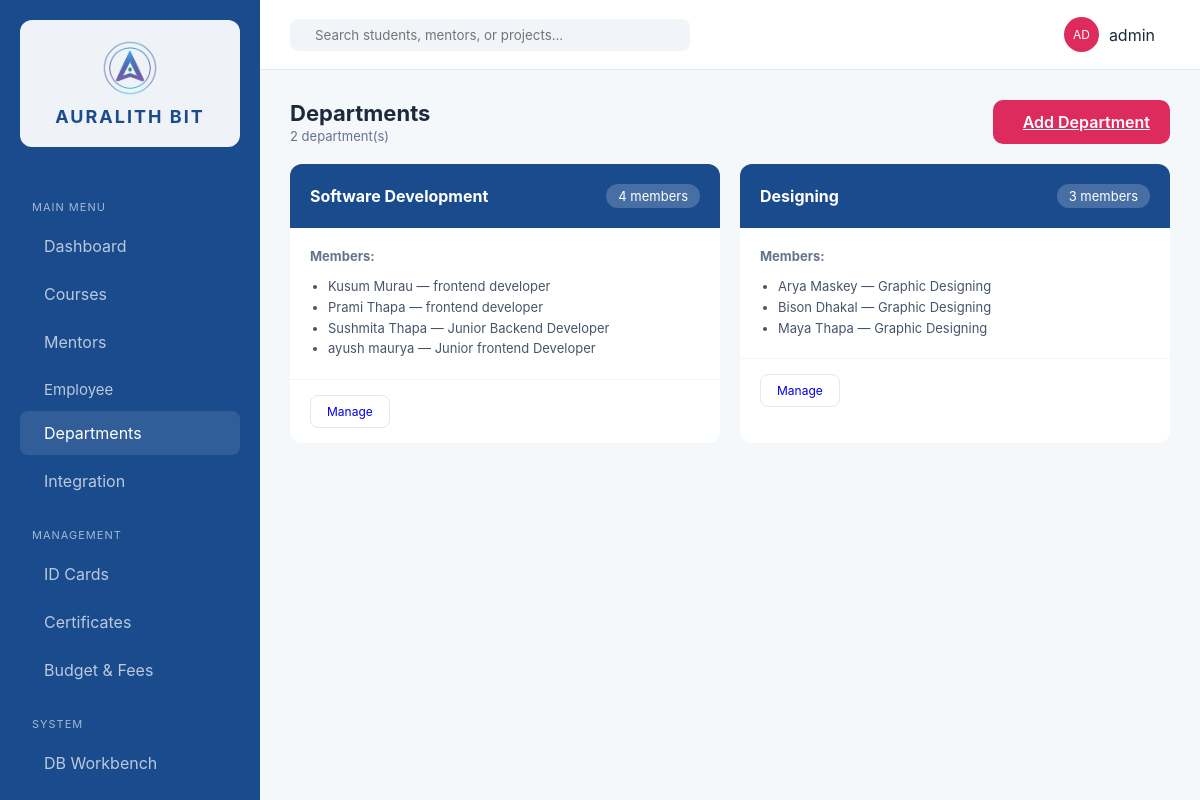
/departments/ (signed in), run on an earlier commit of the app's database.
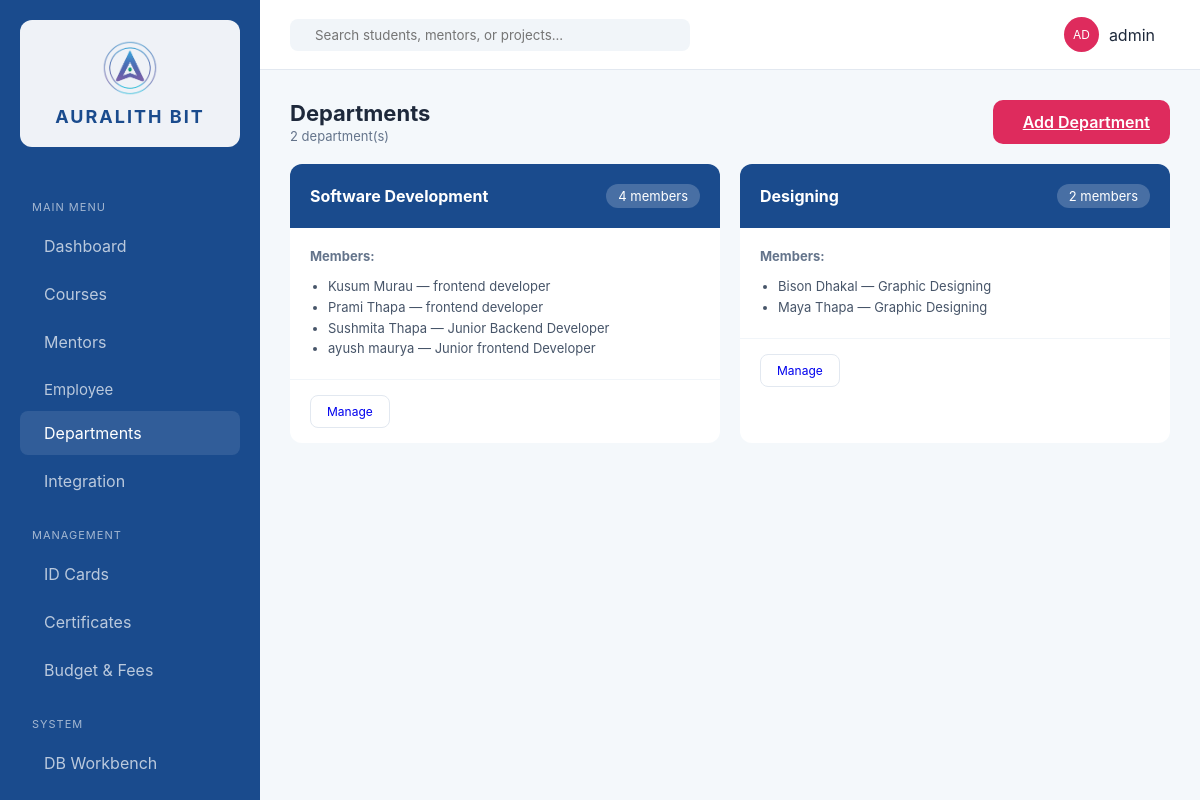
And on a later commit of the database.
### erp_app/models.py (models this page shows, shortened)
class Department(models.Model):
    name = models.CharField(max_length=200, unique=True)
    description = models.TextField(blank=True)
    class Meta:
        ordering = ['name']

class Employee(models.Model):
    EMPLOYEE_TYPES = [
        ('intern', 'Intern'),
        ('staff', 'Staff'),
        ('mentor', 'Mentor'),
        ('admin', 'Admin'),
    ]
    name = models.CharField(max_length=200)
    email = models.EmailField(unique=True)
    department = models.ForeignKey(Department, on_delete=models.SET_NULL, null=True, blank=True)
    role = models.CharField(max_length=200, blank=True)
    employee_type = models.CharField(max_length=20, choices=EMPLOYEE_TYPES, default='staff')
    joined_date = models.DateField(default=datetime.date.today)
    class Meta:
        ordering = ['name']

### erp_app/views.py (the view)
# urls.py: path('departments/', views.departments, name='departments'),
@login_required
def departments(request):
    dept_list = Department.objects.prefetch_related('employee_set').annotate(employee_count=Count('employee')).all()
    context = {
        'departments': dept_list,
        'is_admin': has_role(request.user, SUPER_ADMIN, NORMAL_STAFF),
    }
    return render(request, 'erp_app/departments.html', context)

### erp_app/roles.py (called while the page is built)
def get_user_roles(user):
    if not user.is_authenticated:
        return []
    roles = set()
    if user.is_superuser:
        roles.add(SUPER_ADMIN)
    for group in user.groups.all():
        roles.add(group.name)
    if hasattr(user, 'student_profile') and user.student_profile:
        roles.add(STUDENT)
    return list(roles)

def has_role(user, *roles):
    user_roles = get_user_roles(user)
    return any(r in user_roles for r in roles)

### erp_app/templates/erp_app/departments.html (shortened to what this page needs)
{% extends 'erp_app/base.html' %}
{% block content %}
<header class="top-nav" style="position:static;padding:0 0 20px 0;border-bottom:none;height:auto;background:transparent;">
    <div class="header-info">
        <h1>Departments</h1>
        <p>{{ departments|length }} department(s)</p>
    </div>
    {% if is_admin %}
    <a href="{% url 'admin:erp_app_department_add' %}" class="btn-primary"> Add Department</a>
    {% endif %}
</header>
<div class="workbench-grid" style="display:grid;grid-template-columns:repeat(auto-fill,minmax(350px,1fr));gap:20px;">
    {% for dept in departments %}
    <div class="data-card" style="padding:0;overflow:hidden;">
        <div style="background:var(--auralith-blue);color:white;padding:20px;display:flex;justify-content:space-between;align-items:center;">
            <h3 style="margin:0;color:white;font-size:16px;">{{ dept.name }}</h3>
            <span style="background:rgba(255,255,255,0.2);padding:4px 12px;border-radius:20px;font-size:13px;">{{ dept.employee_count }} members</span>
        </div>
        <div style="padding:20px;">
            <p style="font-size:13px;color:#64748B;margin-bottom:12px;"><strong>Members:</strong></p>
            <ul style="margin:0;padding-left:18px;color:#475569;font-size:13px;line-height:1.6;">
                {% for member in dept.employee_set.all %}
                <li>{{ member.name }}{% if member.role %} — {{ member.role }}{% endif %}</li>
                {% empty %}
                <li style="color:#94a3b8;">No members assigned.</li>
                {% endfor %}
            </ul>
        </div>
        <div style="padding:15px 20px;border-top:1px solid #F1F5F9;">
            <a href="{% url 'admin:erp_app_department_change' dept.id %}" class="btn-outline" style="text-decoration:none;font-size:12px;padding:8px 16px;display:inline-block;">Manage</a>
        </div>
    </div>
    {% empty %}
    <p style="color:#94a3b8;">No departments yet. <a href="{% url 'admin:erp_app_department_add' %}">Create one</a>.</p>
    {% endfor %}
</div>
{% endblock %}

### erp_app/templates/erp_app/base.html (shortened to what this page needs)
<!DOCTYPE html>
{% load static %}
<html lang="en">
<head>
    <link rel="stylesheet" href="{% static 'erp_app/css/style.css' %}">
</head>
<body>
    <div class="app-container">
        <aside class="sidebar">
            <div class="brand">
                <img src="{% static 'erp_app/images/AURALITH_logo.png' %}" alt="Auralith Bit Logo" class="sidebar-logo">
                <h2>AURALITH BIT</h2>
            </div>
            <nav>
                <p class="nav-label">Main Menu</p>
                <a href="{% url 'dashboard' %}" {% if request.resolver_match.url_name == 'dashboard' %}class="active"{% endif %}> Dashboard</a>
                {% if is_any_staff or is_student or is_intern %}
                <a href="{% url 'courses' %}" {% if request.resolver_match.url_name == 'courses' %}class="active"{% endif %}> Courses</a>
                {% endif %}
                {% if is_teaching_staff or is_super_admin or is_intern or is_student %}
                <a href="{% url 'mentors' %}" {% if request.resolver_match.url_name == 'mentors' %}class="active"{% endif %}> Mentors</a>
                {% endif %}
                {% if is_any_staff or is_intern %}
                <div class="dropdown">
                    <button class="dropdown-btn">
                        <span> Employee</span>
                    </button>
                </div>
                {% endif %}
                {% if is_normal_staff or is_super_admin or is_teaching_staff %}
                <a href="{% url 'departments' %}" {% if request.resolver_match.url_name == 'departments' %}class="active"{% endif %}> Departments</a>
                {% endif %}
                {% if is_any_staff %}
                <a href="{% url 'integration' %}" {% if request.resolver_match.url_name == 'integration' %}class="active"{% endif %}> Integration</a>
                {% endif %}
                <p class="nav-label">Management</p>
                {% if is_normal_staff or is_super_admin or is_teaching_staff %}
                <a href="{% url 'id_generation' %}" {% if request.resolver_match.url_name == 'id_generation' %}class="active"{% endif %}> ID Cards</a>
                {% endif %}
                {% if is_any_staff or is_student or is_intern %}
                <a href="{% url 'certificates' %}" > Certificates</a>
                {% endif %}
                {% if is_normal_staff or is_super_admin or is_teaching_staff %}
                <a href="{% url 'budget_fees' %}" {% if request.resolver_match.url_name == 'budget_fees' %}class="active"{% endif %}> Budget & Fees</a>
                {% endif %}
                {% if is_super_admin %}
                <p class="nav-label">System</p>
                <a href="{% url 'workbench' %}" {% if request.resolver_match.url_name == 'workbench' %}class="active"{% endif %}> DB Workbench</a>
                {% endif %}
            </nav>
        </aside>
        <main class="workspace">
            <header class="top-nav">
                <form class="search-box" method="get" action="{% url 'search' %}">
                    <input type="text" name="q" placeholder="Search students, mentors, or projects..." value="{{ request.GET.q|default_if_none:'' }}">
                </form>
                <div class="user-profile" style="position:relative;display:flex;align-items:center;gap:10px;">
                    <div class="avatar">{{ user_initials }}</div>
                    <span>{{ request.user.get_full_name|default:request.user.username }}</span>
                </div>
            </header>
            <div class="content">
                {% block content %}{% endblock %}
            </div>
        </main>
    </div>
</body>
</html>

### erp_app/static/erp_app/css/style.css (style rules this page uses)
:root { --auralith-blue: #1A4B8D; --auralith-light: #F4F8FB; --accent: #DE2B5D; --text-dark: #1E293B; --text-muted: #64748B; --sidebar-w: 260px; --bg: #F4F8FB; --surface: #FFFFFF; --surface-alt: #FFFFFF; --panel-border: #E2E8F0; --topnav-bg: #FFFFFF; --search-bg: #F1F5F9; }
* { margin: 0; padding: 0; box-sizing: border-box; font-family: 'Inter', sans-serif; }
body { background: var(--bg); color: var(--text-dark); }
.app-container { display: flex; min-height: 100vh; }
.sidebar { width: var(--sidebar-w); background: var(--auralith-blue); color: white; padding: 20px; position: fixed; height: 100vh; overflow-y: auto; left: 0; top: 0; display: flex; flex-direction: column; }
nav { flex: 1; }
.nav-label { font-size: 11px; text-transform: uppercase; opacity: 0.5; margin: 20px 0 10px; }
nav a { display: flex; align-items: center; gap: 12px; color: rgba(255,255,255,0.7); text-decoration: none; padding: 12px; border-radius: 8px; margin-bottom: 4px; transition: 0.3s; }
nav a:hover, nav a.active { background: rgba(255,255,255,0.1); color: white; }
.workspace { flex: 1; display: flex; flex-direction: column; margin-left: var(--sidebar-w); }
.top-nav { height: 70px; background: var(--topnav-bg); display: flex; justify-content: space-between; align-items: center; padding: 0 30px; border-bottom: 1px solid var(--panel-border); }
.search-box { display: flex; align-items: center; background: var(--search-bg); padding: 8px 15px; border-radius: 8px; width: 400px; }
.search-box input { border: none; background: transparent; outline: none; margin-left: 10px; width: 100%; }
.user-profile { display: flex; align-items: center; gap: 15px; }
.avatar { background: var(--accent); color: white; width: 35px; height: 35px; border-radius: 50%; display: flex; align-items: center; justify-content: center; font-size: 12px; }
.content { padding: 30px; }
.data-card { background: var(--surface); border-radius: 12px; padding: 20px; }
.btn-outline { background: transparent; border: 1px solid #e2e8f0; padding: 10px; border-radius: 8px; cursor: pointer; font-size: 13px; transition: 0.3s; }
.btn-primary { background: var(--accent); color: white; border: none; padding: 12px 20px; border-radius: 10px; cursor: pointer; display: flex; align-items: center; gap: 10px; font-weight: 600; }
.nav-label { font-size: 11px; text-transform: uppercase; opacity: 0.6; margin: 25px 0 10px 12px; letter-spacing: 1px; }
.dropdown { width: 100%; }
.dropdown-btn { width: 100%; display: flex; align-items: center; justify-content: space-between; background: transparent; border: none; color: rgba(255,255,255,0.7); padding: 12px; border-radius: 8px; cursor: pointer; font-size: 15px; transition: 0.3s; }
.dropdown-btn span { display: flex; align-items: center; gap: 12px; }
.brand { display: flex; flex-direction: column; align-items: center; justify-content: center; gap: 10px; margin: 0 0 28px; padding: 20px 28px; background: rgba(255,255,255,0.93); border-radius: 12px; text-align: center; }
.sidebar-logo { width: 56px; height: auto; object-fit: contain; border-radius: 8px; }
.brand h2 { font-size: 18px; color: var(--auralith-blue); letter-spacing: 2px; white-space: nowrap; }
.header-info h1 { font-size: 22px; margin: 0; }
.header-info p { font-size: 13px; color: #64748B; margin: 2px 0 0; }
.data-card h3 { font-size: 16px; margin-bottom: 15px; }

What changed in the data, as far as the page shows it:
removed Employee: name "Arya Maskey", role "Graphic Designing", shown under Department "Designing"
computed for Department "Designing": employee_count "3" → "2"
